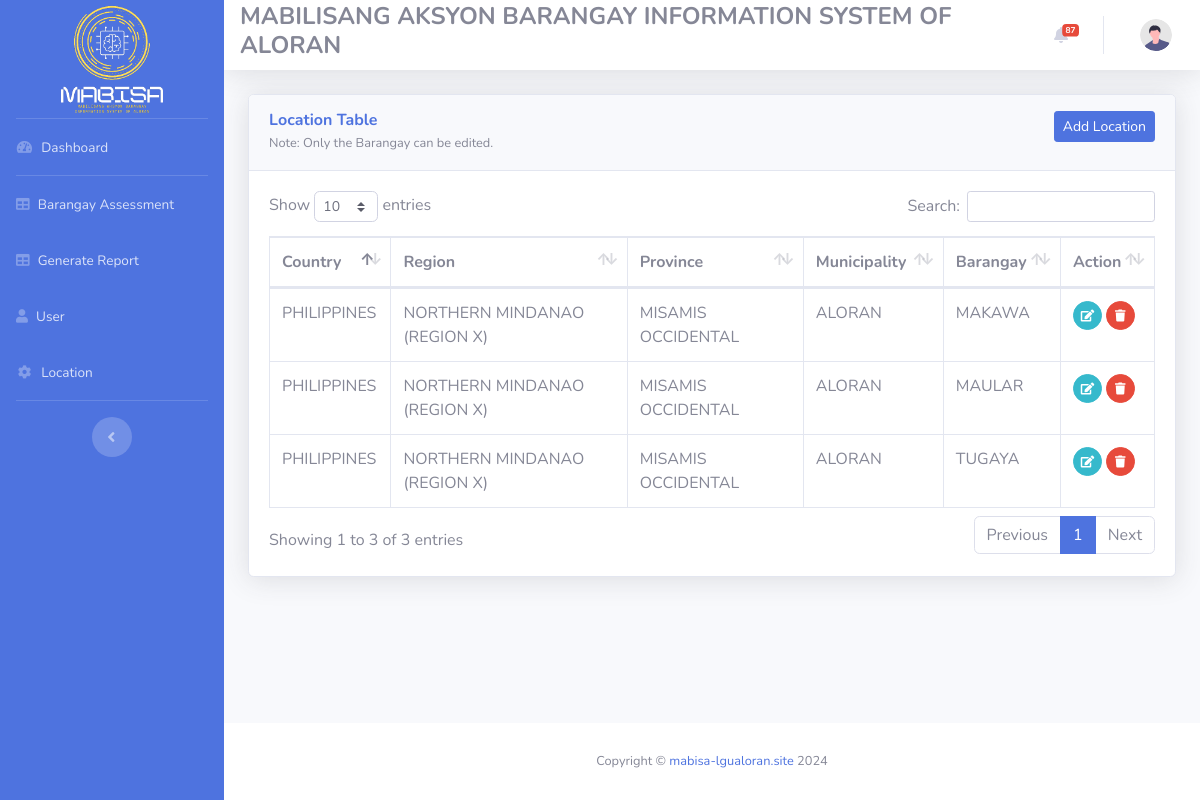
The app's page /Admin/location.php with its own data.
### tables this page shows
CREATE TABLE `country` (
  `keyctr` int(11) NOT NULL,
  `country_code` text DEFAULT NULL,
  `country_name` text DEFAULT NULL
);

CREATE TABLE `region` (
  `keyctr` int(11) NOT NULL,
  `country_code` text DEFAULT NULL,
  `region_code` text DEFAULT NULL,
  `region_name` text DEFAULT NULL
);

CREATE TABLE `province` (
  `keyctr` int(11) NOT NULL,
  `region_code` text DEFAULT NULL,
  `province_code` text DEFAULT NULL,
  `province_name` text DEFAULT NULL
);

CREATE TABLE `city` (
  `keyctr` int(11) NOT NULL,
  `province_code` text DEFAULT NULL,
  `city_code` text DEFAULT NULL,
  `city_name` text DEFAULT NULL
);

CREATE TABLE `barangay` (
  `keyctr` int(11) NOT NULL,
  `city_code` text DEFAULT NULL,
  `barangay_code` text DEFAULT NULL,
  `barangay_name` text DEFAULT NULL
);

### Admin/location.php (the view, shortened to what this page needs)
<?php
    require_once '../actions/dbconn.php';
    $dbconn = new PDO("mysql:host=$host;dbname=$dbname", $username, $password);
    $dbconn->setAttribute( PDO::ATTR_ERRMODE, PDO::ERRMODE_EXCEPTION);
    $dbconn->setAttribute(PDO::ATTR_EMULATE_PREPARES, false);
 ?>
<!DOCTYPE html>
<html lang="en">
<head>
    <?php include '../lib/top.php' ?>
</head>
<body id="page-top">
    <div id="wrapper">
        <?php include 'sidebar.php' ?>
        <div id="content-wrapper" class="d-flex flex-column">
            <div id="content">
                <?php include 'topbar.php'; ?>
                <div class="container-fluid">
                    <div class="card shadow mb-4">
                        <div class="card-header py-3">
                            <div style="float: left;">
                                <h6 class="m-0 font-weight-bold text-primary">Location Table</h6>
                                <small>Note: Only the Barangay can be edited.</small>
                            </div>
                            <div style="float: right;">
                                <button class="btn btn-sm btn-primary" data-toggle="modal" data-target="#addLocation">Add Location</button>
                            </div>
                        </div>
                        <div class="card-body">
                            <div class="table-responsive">
                                <table class="table table-bordered" id="viewLocation" width="100%" cellspacing="0">
                                    <?php
                                      $stmt = $dbconn->prepare("SELECT COUNT(*) FROM country as a inner join region as b on a.country_code=b.country_code inner join province as c on b.region_code=c.region_code inner join city as d on c.province_code=d.province_code inner join barangay as e on d.city_code=e.city_code");
                                      $stmt->execute();
                                      $count = $stmt->fetchColumn();
                                      if ($count != 0) {
                                   ?>
                                    <thead>
                                        <tr>
                                            <th>Country</th>
                                            <th>Region</th>
                                            <th>Province</th>
                                            <th>Municipality</th>
                                            <th>Barangay</th>
                                            <th>Action</th>
                                        </tr>
                                    </thead>
                                    <tbody>
                                        <?php
                                        $query = $dbconn->prepare("SELECT a.country_name,b.region_name,c.province_name,d.city_name,e.barangay_name,e.barangay_code FROM country as a inner join region as b on a.country_code=b.country_code inner join province as c on b.region_code=c.region_code inner join city as d on c.province_code=d.province_code inner join barangay as e on d.city_code=e.city_code");
                                        $query->execute();
                                        while($row = $query->fetch(PDO::FETCH_ASSOC)) {
                                       ?>
                                        <tr>
                                            <td><?php echo $row['country_name'] ?></td>
                                            <td><?php echo $row['region_name'] ?></td>
                                            <td><?php echo $row['province_name'] ?></td>
                                            <td><?php echo $row['city_name'] ?></td>
                                            <td><?php echo $row['barangay_name'] ?></td>
                                            <td>
                                                <a href="#" class="btn btn-sm btn-info btn-circle" onclick="edit_location('<?php echo $row['barangay_code'] ?>')" data-toggle="modal" data-target="#editLocation">
                                                  <i class="fas fa-edit"></i>
                                              </a>
                                              <a href="#" class="btn btn-sm btn-danger btn-circle" onclick="delete_location('<?php echo $row['barangay_code'] ?>')">
                                                  <i class="fas fa-trash"></i>
                                              </a>
                                            </td>
                                        </tr>
                                        <?php } ?>
                                    </tbody>
                                    <?php } ?>
                                </table>
                            </div>
                        </div>
                    </div>
                </div>
            </div>
            <?php include '../lib/footer.php' ?>
        </div>
    </div>
</body>
</html>

### records on screen
country: country_name "PHILIPPINES", region.region_name "NORTHERN MINDANAO (REGION X)", province.province_name "MISAMIS OCCIDENTAL", city.city_name "ALORAN", barangay.barangay_name "MAKAWA", barangay.barangay_name "MAULAR", barangay.barangay_name "TUGAYA"

### other values on screen
$count_noti "87"
